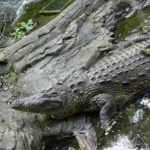
#> input picture reconstruction/img/0_true.png, 150 x 150 px, found by its file name; its folder holds 4 pictures in this run
$ python plot_reconstruction_comparison.py
#> lines starting #> are read from the running program, lines starting #| are printed output that depends on the picture
import os
import argparse
import matplotlib.pyplot as plt
import matplotlib.image as mpimg
import glob
import re


def plot_reconstruction_comparison(img_directory, stream_type='ventral', output_path=None):
    """
    Create side-by-side comparison images of true vs reconstructed images.

    Args:
        img_directory: Directory containing pred and true images
        stream_type: 'ventral' or 'dorsal'
        output_path: Path to save the output image (default: img_directory/comparison.png)
    """
#> called with img_directory = 'plotting/reconstruction/img', stream_type = 'ventral'
    # Find all image pairs
    pred_files = sorted(glob.glob(os.path.join(img_directory, '*_pred.png')))
    true_files = sorted(glob.glob(os.path.join(img_directory, '*_true.png')))

    # Extract image IDs from filenames
    image_ids = []
    for pred_file in pred_files:
        match = re.search(r'(\d+)_pred\.png', os.path.basename(pred_file))
        if match:
            img_id = match.group(1)
            true_file = os.path.join(img_directory, f'{img_id}_true.png')
            if os.path.exists(true_file):
                image_ids.append(img_id)

    if not image_ids:
        raise ValueError(f"No matching image pairs found in {img_directory}")

    # Sort image IDs numerically
    image_ids = sorted(image_ids, key=int)

    num_images = len(image_ids)
    # Arrange horizontally: true images on top row, reconstructions on bottom row
    num_rows = 2  # Top row: true, bottom row: reconstruction
    num_cols = num_images

    # Create figure with appropriate size (wider for horizontal layout)
    fig, axes = plt.subplots(num_rows, num_cols, figsize=(3*num_cols, 6))
    plt.subplots_adjust(wspace=0.1, hspace=0.3)

    # Handle single column case
    if num_cols == 1:
        axes = [[axes[0]], [axes[1]]]

    stream_label = stream_type.capitalize() + " Stream"

    # Plot each image pair
    for col_idx, img_id in enumerate(image_ids):
        true_path = os.path.join(img_directory, f'{img_id}_true.png')
        pred_path = os.path.join(img_directory, f'{img_id}_pred.png')

        if not os.path.exists(true_path):
            raise FileNotFoundError(f"True image not found: {true_path}")
        if not os.path.exists(pred_path):
            raise FileNotFoundError(f"Predicted image not found: {pred_path}")

        # Load images
        true_img = mpimg.imread(true_path)
#> true_img is the input picture: shape (150, 150, 3) float32; mean R, G, B 0.416, 0.429, 0.396
        pred_img = mpimg.imread(pred_path)
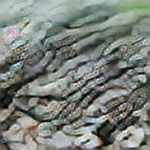
#> input picture reconstruction/img/0_pred.png, 150 x 150 px, found by its file name
#> pred_img is the input picture: shape (150, 150, 3) float32; mean R, G, B 0.482, 0.505, 0.481

        # Plot true image (top row)
        ax_true = axes[0][col_idx]
        ax_true.imshow(true_img)
        ax_true.set_xticks([])
        ax_true.set_yticks([])
        ax_true.set_title(f'Image {img_id}: True', fontsize=12, fontweight='bold', pad=10)

        # Plot predicted image (bottom row)
        ax_pred = axes[1][col_idx]
        ax_pred.imshow(pred_img)
        ax_pred.set_xticks([])
        ax_pred.set_yticks([])
        ax_pred.set_title(f'Image {img_id}: Recon', fontsize=12, fontweight='bold', pad=10)
#> pass 2 of the loop in plot_reconstruction_comparison, `for col_idx, img_id in enumerate(image_ids):`:
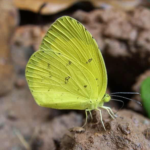
#> input picture reconstruction/img/20_true.png, 150 x 150 px, found by its file name
#> in plot_reconstruction_comparison, true_img is the input picture: shape (150, 150, 3) float32; mean R, G, B 0.499, 0.459, 0.296
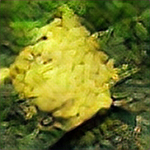
#> input picture reconstruction/img/20_pred.png, 150 x 150 px, found by its file name
#> in plot_reconstruction_comparison, pred_img is the input picture: shape (150, 150, 3) float32; mean R, G, B 0.439, 0.466, 0.153

    # Add overall title
    fig.suptitle(f'{stream_label} Reconstructions', fontsize=16, fontweight='bold', y=0.995)

    # Determine output path
    if output_path is None:
        output_path = os.path.join(img_directory, f'{stream_type}_comparison.png')

    # Save figure
    plt.savefig(output_path, dpi=150, bbox_inches='tight')
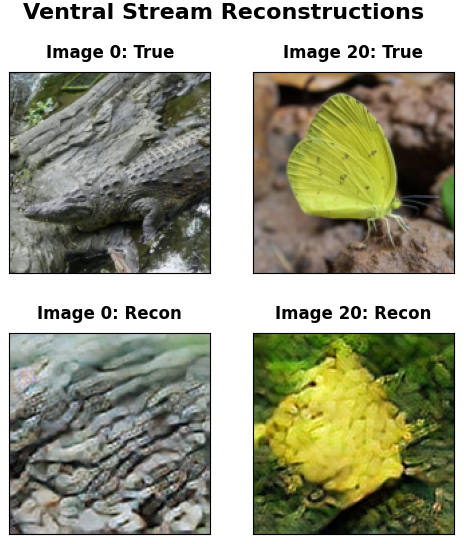
#> figure drawn by matplotlib, 4 panels
    print(f"Comparison image saved to: {output_path}")

    plt.close()


def main():
    parser = argparse.ArgumentParser(
        description="Create side-by-side comparison of true vs reconstructed images."
    )
    parser.add_argument(
        '--img_directory',
        type=str,
        default='reconstruction/img',
        help='Directory containing pred and true images (default: reconstruction/img, relative to project root)'
    )
    parser.add_argument(
        '--ventral',
        action='store_true',
        help='Label as ventral stream reconstructions (default if neither flag is specified)'
    )
    parser.add_argument(
        '--dorsal',
        action='store_true',
        help='Label as dorsal stream reconstructions (overrides --ventral)'
    )
    parser.add_argument(
        '--output',
        type=str,
        default=None,
        help='Output path for the comparison image (default: img_directory/{stream_type}_comparison.png)'
    )

    args = parser.parse_args()

    # Determine stream type
    stream_type = 'dorsal' if args.dorsal else 'ventral'

    # Resolve directory path
    if os.path.isabs(args.img_directory):
        img_dir = args.img_directory
    else:
        # Resolve relative to current working directory (typically project root)
        img_dir = os.path.abspath(args.img_directory)

    if not os.path.exists(img_dir):
        raise FileNotFoundError(f"Image directory not found: {img_dir}")

    # Resolve output path
    output = args.output
    if output is not None and not os.path.isabs(output):
        # If relative output path, resolve relative to current working directory
        output = os.path.abspath(output)

    plot_reconstruction_comparison(img_dir, stream_type, output)


if __name__ == "__main__":
    main()
